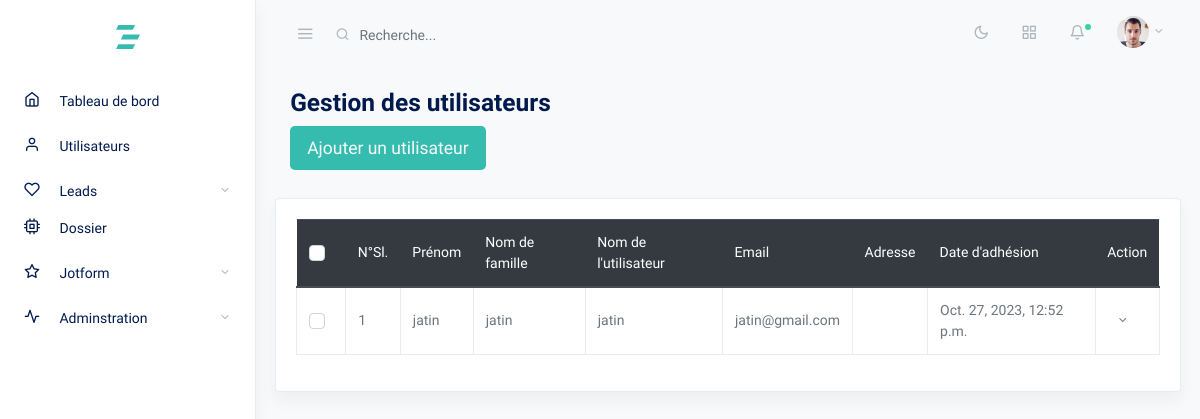
The app's page /base/add_new_user/ (signed in) with its own data.
### accounts/models.py (models this page shows)
class CustomUserTypes(AbstractUser):
    is_sales = models.BooleanField(default = False)
    is_advisor = models.BooleanField(default=False)
    is_admin = models.BooleanField(default=False)
    can_fetch = models.BooleanField(default=False)

### base/views.py (the view)
# urls.py: path('add_new_user/', add_new_user, name='add_new_user'),
@login_required
def add_new_user(request):
    if request.user.is_authenticated:
        filtered_user = CustomUserTypes.objects.filter(username=request.user)
        view_all_users = CustomUserTypes.objects.exclude(username=request.user)
        return render(request, 'base/add_new_user.html', locals())
    else:
        return render(request, 'base/add_new_user.html')

### templates/base/add_new_user.html (shortened to what this page needs)
{% extends 'base.html' %}
{% load static %}
{% block content %}
    <div class="wrapper">
        <main role="main" class="main-content">
            <div class="container-fluid">
                <div class="row justify-content-center">
                    <div class="col-12">
                        <h3 class="mb-2 page-title">Gestion des utilisateurs</h3>
                        <p class="card-text">
                            <button type="button" class="btn mb-1 btn-lg gestion-bouton" data-toggle="modal"
                                data-target=".bd-example-modal-lg" >Ajouter un utilisateur</button>
                        </p>
                    </div>
                </div>
            </div>
           <div class="row my-4">
    <div class="col-md-12">
        <div class="card shadow">
            <div class="card-body">
                <table class="table datatables" id="dataTable-1">
                    <thead class="thead-dark">
                        <tr>
                            <th><div class="custom-control custom-checkbox">
                            </div>
                            </th>
                            <th class="table-header">N°Sl.</th>
                            <th class="table-header">Prénom</th>
                            <th class="table-header">Nom de famille</th>
                            <th class="table-header">Nom de l'utilisateur</th>
                            <th class="table-header">Email</th>
                            <th class="table-header">Adresse</th>
                            <th class="table-header">Date d'adhésion</th>
                            <th class="table-header">Action</th>
                        </tr>
                    </thead>
                                <tbody class="table-bordered">
                                    {% for vau in view_all_users %}
                                    <tr>
                                        <td>
                                            <div class="custom-control custom-checkbox">
                                            </div>
                                        </td>
                                        <td>
                                            {{forloop.counter}}
                                        </td>
                                        <td>
                                            {{vau.first_name}}
                                        </td>
                                        <td>
                                            {{vau.last_name}}
                                        </td>
                                        <td>
                                            {{vau}}
                                        </td>
                                        <td>
                                            {{vau.email}}
                                        </td>
                                        <td>
                                        </td>
                                        <td>
                                            {{vau.date_joined}}
                                        </td>
                                        <td>
                                                <div class="dropdown">
                                                    <button class="btn btn-sm dropdown-toggle" type="button" id="dr4"
                                                        data-toggle="dropdown" aria-haspopup="true"
                                                        aria-expanded="false">
                                                    </button>
                                                </div>
                                        </td>
                                    </tr>
                                    {% endfor %}
                                </tbody>
                            </table>
                        </div>
                    </div>
                </div>
            </div>
    </div>
    </div>
{% endblock %}

### templates/base/add_new_user.html (style rules this page uses)
.main-content { animation: fadeIn 1s ease-in-out; }
.table-header { font-weight: bold; background-color: #f8f9fa; color: #333; }
.gestion-bouton { background-color: rgba(54,188,175,1); color:#f8f9fa; }

### records on screen
CustomUserTypes: first_name "jatin", last_name "jatin", username "jatin", email "jatin@gmail.com", date_joined "Oct. 27, 2023, 12:52 p.m."
